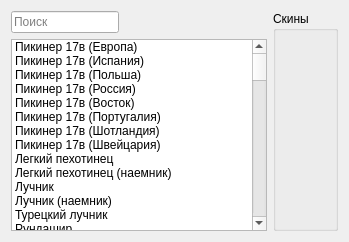
             <widget class="QWidget" name="models">
              <layout class="QGridLayout" name="gridLayout_19">
               <item row="1" column="0">
                <widget class="QListWidget" name="listWidget_2">
                 <property name="sizePolicy">
                  <sizepolicy hsizetype="Maximum" vsizetype="Expanding">
                   <horstretch>0</horstretch>
                   <verstretch>0</verstretch>
                  </sizepolicy>
                 </property>
                 <item>
                  <property name="text">
                   <string>Пикинер 17в (Европа)</string>
                  </property>
                 </item>
                 <item>
                  <property name="text">
                   <string>Пикинер 17в (Испания)</string>
                  </property>
                 </item>
                 <item>
                  <property name="text">
                   <string>Пикинер 17в (Польша)</string>
                  </property>
                 </item>
                 <item>
                  <property name="text">
                   <string>Пикинер 17в (Россия)</string>
                  </property>
                 </item>
                 <item>
                  <property name="text">
                   <string>Пикинер 17в (Восток)</string>
                  </property>
                 </item>
                 <item>
                  <property name="text">
                   <string>Пикинер 17в (Португалия)</string>
                  </property>
                 </item>
                 <item>
                  <property name="text">
                   <string>Пикинер 17в (Шотландия)</string>
                  </property>
                 </item>
                 <item>
                  <property name="text">
                   <string>Пикинер 17в (Швейцария)</string>
                  </property>
                 </item>
                 <item>
                  <property name="text">
                   <string>Легкий пехотинец</string>
                  </property>
                 </item>
                 <item>
                  <property name="text">
                   <string>Легкий пехотинец (наемник)</string>
                  </property>
                 </item>
                 <item>
                  <property name="text">
                   <string>Лучник </string>
                  </property>
                 </item>
                 <item>
                  <property name="text">
                   <string>Лучник (наемник)</string>
                  </property>
                 </item>
                 <item>
                  <property name="text">
                   <string>Турецкий лучник</string>
                  </property>
                 </item>
                 <item>
                  <property name="text">
                   <string>Рундашир</string>
                  </property>
                 </item>
                 <item>
                  <property name="text">
                   <string>Рундашир (наемник)</string>
                  </property>
                 </item>
                 <item>
                  <property name="text">
                   <string>Мушкетер 17в (Европа)</string>
                  </property>
                 </item>
                 <item>
                  <property name="text">
                   <string>Мушкетер 17в (Австрия)</string>
                  </property>
                 </item>
                 <item>
                  <property name="text">
                   <string>Мушкетер 17в (Испания)</string>
                  </property>
                 </item>
                 <item>
                  <property name="text">
                   <string>Мушкетер 17в (Польша)</string>
                  </property>
                 </item>
                 <item>
                  <property name="text">
                   <string>Мушкетер 17в (Нидерланды)</string>
                  </property>
                 </item>
                 <item>
                  <property name="text">
                   <string>Мушкетер 17в (Венгрия)</string>
                  </property>
                 </item>
                 <item>
                  <property name="text">
                   <string>Мушкетер 17в (Шотландия)</string>
                  </property>
                 </item>
                 <item>
                  <property name="text">
                   <string>Янычар</string>
                  </property>
                 </item>
                 <item>
                  <property name="text">
                   <string>Стрелец</string>
                  </property>
                 </item>
                 <item>
                  <property name="text">
                   <string>Сердюк</string>
                  </property>
                 </item>
                 <item>
                  <property name="text">
                   <string>Офицер 17в (Европа)</string>
                  </property>
                 </item>
                 <item>
                  <property name="text">
                   <string>Офицер 17в (Россия)</string>
                  </property>
                 </item>
                 <item>
                  <property name="text">
                   <string>Офицер 17в (Восток)</string>
                  </property>
                 </item>
                 <item>
                  <property name="text">
                   <string>Офицер 17в (Шотландия)</string>
                  </property>
                 </item>
                 <item>
                  <property name="text">
                   <string>Барабанщик 17в (Европа)</string>
                  </property>
                 </item>
                 <item>
                  <property name="text">
                   <string>Барабанщик 17в (Россия)</string>
                  </property>
                 </item>
                 <item>
                  <property name="text">
                   <string>Барабанщик 17в (Восток)</string>
                  </property>
                 </item>
                 <item>
                  <property name="text">
                   <string>Барабанщик 17в (Шотландия)</string>
                  </property>
                 </item>
                 <item>
                  <property name="text">
                   <string>Пикинер 18в (Европа)</string>
                  </property>
                 </item>
                 <item>
                  <property name="text">
                   <string>Пикинер 18в (Швеция)</string>
                  </property>
                 </item>
                 <item>
                  <property name="text">
                   <string>Пандур</string>
                  </property>
                 </item>
                 <item>
                  <property name="text">
                   <string>Егерь</string>
                  </property>
                 </item>
                 <item>
                  <property name="text">
                   <string>Шотландский стрелок</string>
                  </property>
                 </item>
                 <item>
                  <property name="text">
                   <string>Доброволец</string>
                  </property>
                 </item>
                 <item>
                  <property name="text">
                   <string>Секей</string>
                  </property>
                 </item>
                 <item>
                  <property name="text">
                   <string>Мушкетер 18в (Европа)</string>
                  </property>
                 </item>
                 <item>
                  <property name="text">
                   <string>Мушкетер 18в (Пруссия)</string>
                  </property>
                 </item>
                 <item>
                  <property name="text">
                   <string>Мушкетер 18в (Дания)</string>
                  </property>
                 </item>
                 <item>
                  <property name="text">
                   <string>Мушкетер 18в (Саксония)</string>
                  </property>
                 </item>
                 <item>
                  <property name="text">
                   <string>Мушкетер 18в (Бавария)</string>
                  </property>
                 </item>
                 <item>
                  <property name="text">
                   <string>Гренадер (Европа)</string>
                  </property>
                 </item>
                 <item>
                  <property name="text">
                   <string>Гренадер (наемник)</string>
                  </property>
                 </item>
                 <item>
                  <property name="text">
                   <string>Гренадер (Пруссия)</string>
                  </property>
                 </item>
                 <item>
                  <property name="text">
                   <string>Гренадер (Дания)</string>
                  </property>
                 </item>
                 <item>
                  <property name="text">
                   <string>Гренадер (Саксония)</string>
                  </property>
                 </item>
                 <item>
                  <property name="text">
                   <string>Гренадер (Бавария)</string>
                  </property>
                 </item>
                 <item>
                  <property name="text">
                   <string>Гренадер (Венгрия)</string>
                  </property>
                 </item>
                 <item>
                  <property name="text">
                   <string>Офицер 18в (Европа)</string>
                  </property>
                 </item>
                 <item>
                  <property name="text">
                   <string>Барабанщик 18в (Европа)</string>
                  </property>
                 </item>
                 <item>
                  <property name="text">
                   <string>Капеллан</string>
                  </property>
                 </item>
                 <item>
                  <property name="text">
                   <string>Поп</string>
                  </property>
                 </item>
                 <item>
                  <property name="text">
                   <string>Мулла</string>
                  </property>
                 </item>
                 <item>
                  <property name="text">
                   <string>Падре</string>
                  </property>
                 </item>
                 <item>
                  <property name="text">
                   <string>Рейтар (Европа)</string>
                  </property>
                 </item>
                 <item>
                  <property name="text">
                   <string>Рейтар (Польша)</string>
                  </property>
                 </item>
                 <item>
                  <property name="text">
                   <string>Рейтар (Швеция)</string>
                  </property>
                 </item>
                 <item>
                  <property name="text">
                   <string>Витязь</string>
                  </property>
                 </item>
                 <item>
                  <property name="text">
                   <string>Донской казак</string>
                  </property>
                 </item>
                 <item>
                  <property name="text">
                   <string>Легкий сипах</string>
                  </property>
                 </item>
                 <item>
                  <property name="text">
                   <string>Тяжелый сипах</string>
                  </property>
                 </item>
                 <item>
                  <property name="text">
                   <string>Татарин</string>
                  </property>
                 </item>
                 <item>
                  <property name="text">
                   <string>Мамлюк</string>
                  </property>
                 </item>
                 <item>
                  <property name="text">
                   <string>Реестровый казак</string>
                  </property>
                 </item>
                 <item>
                  <property name="text">
                   <string>Гетьман</string>
                  </property>
                 </item>
                 <item>
                  <property name="text">
                   <string>Лансер</string>
                  </property>
                 </item>
                 <item>
                  <property name="text">
                   <string>Кроат</string>
                  </property>
                 </item>
                 <item>
                  <property name="text">
                   <string>Сечевой казак</string>
                  </property>
                 </item>
                 <item>
                  <property name="text">
                   <string>Сечевой казак (наёмник)</string>
                  </property>
                 </item>
                 <item>
                  <property name="text">
                   <string>Крылатый гусар</string>
                  </property>
                 </item>
                 <item>
                  <property name="text">
                   <string>Гаккапеллит</string>
                  </property>
                 </item>
                 <item>
                  <property name="text">
                   <string>Венгерский гусар</string>
                  </property>
                 </item>
                 <item>
                  <property name="text">
                   <string>Рейдер</string>
                  </property>
                 </item>
                 <item>
                  <property name="text">
                   <string>Драгун 17в (Европа)</string>
                  </property>
                 </item>
                 <item>
                  <property name="text">
                   <string>Драгун 17в (Польша)</string>
                  </property>
                 </item>
                 <item>
                  <property name="text">
                   <string>Королевский мушкетер</string>
                  </property>
                 </item>
                 <item>
                  <property name="text">
                   <string>Драгун 18в (Европа)</string>
                  </property>
                 </item>
                 <item>
                  <property name="text">
                   <string>Драгун 18в наемник</string>
                  </property>
                 </item>
                 <item>
                  <property name="text">
                   <string>Драгун 18в (Франция)</string>
                  </property>
                 </item>
                 <item>
                  <property name="text">
                   <string>Драгун 18в (Нидерланды)</string>
                  </property>
                 </item>
                 <item>
                  <property name="text">
                   <string>Драгун 18в (Пьемонт)</string>
                  </property>
                 </item>
                 <item>
                  <property name="text">
                   <string>Драгун 18в (Венгрия)</string>
                  </property>
                 </item>
                 <item>
                  <property name="text">
                   <string>Кирасир (Европа)</string>
                  </property>
                 </item>
                 <item>
                  <property name="text">
                   <string>Кирасир (Саксония)</string>
                  </property>
                 </item>
                 <item>
                  <property name="text">
                   <string>Гусар (Европа)</string>
                  </property>
                 </item>
                 <item>
                  <property name="text">
                   <string>Гусар (Пруссия)</string>
                  </property>
                 </item>
                 <item>
                  <property name="text">
                   <string>Гусар (Швейцария)</string>
                  </property>
                 </item>
                </widget>
               </item>
               <item row="0" column="0">
                <widget class="QLineEdit" name="lineEdit">
                 <property name="sizePolicy">
                  <sizepolicy hsizetype="Maximum" vsizetype="Fixed">
                   <horstretch>0</horstretch>
                   <verstretch>0</verstretch>
                  </sizepolicy>
                 </property>
                 <property name="statusTip">
                  <string/>
                 </property>
                 <property name="text">
                  <string/>
                 </property>
                 <property name="placeholderText">
                  <string>Поиск</string>
                 </property>
                </widget>
               </item>
               <item row="0" column="1" rowspan="2">
                <widget class="QGroupBox" name="groupBox">
                 <property name="title">
                  <string>Скины</string>
                 </property>
                </widget>
               </item>
              </layout>
             </widget>
